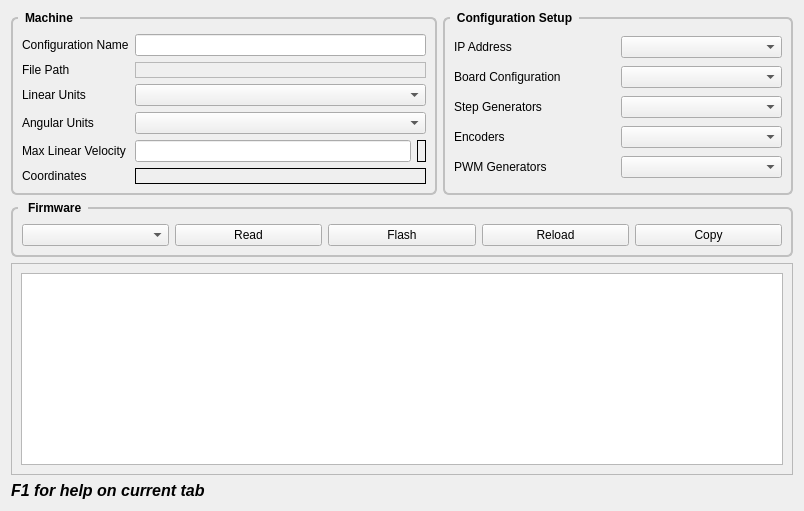
      <widget class="QWidget" name="machine">
       <attribute name="title">
        <string>Machine</string>
       </attribute>
       <layout class="QGridLayout" name="gridLayout_49">
        <item row="0" column="0" rowspan="3">
         <widget class="QGroupBox" name="gridGroupBox">
          <property name="styleSheet">
           <string notr="true">QGroupBox {
    font: bold;
    border: 2px solid silver;
    border-radius: 6px;
    margin-top: 6px;
}

QGroupBox::title {
    subcontrol-origin: margin;
    left: 7px;
    padding: 0px 5px 0px 5px;
}</string>
          </property>
          <property name="title">
           <string>Machine</string>
          </property>
          <layout class="QGridLayout" name="gridLayout_46">
           <property name="leftMargin">
            <number>9</number>
           </property>
           <property name="topMargin">
            <number>15</number>
           </property>
           <property name="rightMargin">
            <number>9</number>
           </property>
           <property name="bottomMargin">
            <number>9</number>
           </property>
           <item row="1" column="0">
            <widget class="QLabel" name="label_2">
             <property name="text">
              <string>File Path</string>
             </property>
            </widget>
           </item>
           <item row="2" column="0">
            <widget class="QLabel" name="label_3">
             <property name="text">
              <string>Linear Units</string>
             </property>
            </widget>
           </item>
           <item row="3" column="0">
            <widget class="QLabel" name="label_8">
             <property name="text">
              <string>Angular Units</string>
             </property>
            </widget>
           </item>
           <item row="4" column="1">
            <widget class="QLineEdit" name="maxLinearVel"/>
           </item>
           <item row="4" column="0">
            <widget class="QLabel" name="label_37">
             <property name="text">
              <string>&lt;html&gt;&lt;head/&gt;&lt;body&gt;&lt;p&gt;Max Linear Velocity&lt;/p&gt;&lt;/body&gt;&lt;/html&gt;</string>
             </property>
            </widget>
           </item>
           <item row="0" column="0">
            <widget class="QLabel" name="label">
             <property name="text">
              <string>Configuration Name</string>
             </property>
            </widget>
           </item>
           <item row="5" column="0">
            <widget class="QLabel" name="label_10">
             <property name="text">
              <string>Coordinates</string>
             </property>
             <property name="alignment">
              <set>Qt::AlignLeading|Qt::AlignLeft|Qt::AlignVCenter</set>
             </property>
            </widget>
           </item>
           <item row="4" column="2">
            <widget class="QLabel" name="maxVelocityLbl">
             <property name="frameShape">
              <enum>QFrame::Box</enum>
             </property>
             <property name="text">
              <string/>
             </property>
            </widget>
           </item>
           <item row="5" column="1" colspan="2">
            <widget class="QLabel" name="coordinatesLB">
             <property name="frameShape">
              <enum>QFrame::Box</enum>
             </property>
             <property name="text">
              <string/>
             </property>
            </widget>
           </item>
           <item row="3" column="1" colspan="2">
            <widget class="QComboBox" name="angularUnitsCB"/>
           </item>
           <item row="2" column="1" colspan="2">
            <widget class="QComboBox" name="linearUnitsCB"/>
           </item>
           <item row="1" column="1" colspan="2">
            <widget class="QLabel" name="pathLabel">
             <property name="frameShape">
              <enum>QFrame::StyledPanel</enum>
             </property>
             <property name="text">
              <string/>
             </property>
            </widget>
           </item>
           <item row="0" column="1" colspan="2">
            <widget class="QLineEdit" name="configName">
             <property name="toolTip">
              <string>&lt;html&gt;&lt;head/&gt;&lt;body&gt;&lt;p&gt;Any combination of letters and digits&lt;br/&gt;including the dash and underscore.&lt;br/&gt;Spaces are replaced with underscore.&lt;/p&gt;&lt;/body&gt;&lt;/html&gt;</string>
             </property>
            </widget>
           </item>
          </layout>
         </widget>
        </item>
        <item row="4" column="0" colspan="3">
         <widget class="QScrollArea" name="scrollArea">
          <property name="widgetResizable">
           <bool>true</bool>
          </property>
          <widget class="QWidget" name="scrollAreaWidgetContents">
           <property name="geometry">
            <rect>
             <x>0</x>
             <y>0</y>
             <width>858</width>
             <height>325</height>
            </rect>
           </property>
           <layout class="QHBoxLayout" name="horizontalLayout">
            <item>
             <widget class="QPlainTextEdit" name="outputPTE">
              <property name="font">
               <font>
                <family>Courier</family>
               </font>
              </property>
             </widget>
            </item>
           </layout>
          </widget>
         </widget>
        </item>
        <item row="5" column="0">
         <widget class="QLabel" name="label_292">
          <property name="font">
           <font>
            <pointsize>12</pointsize>
            <weight>75</weight>
            <italic>true</italic>
            <bold>true</bold>
           </font>
          </property>
          <property name="text">
           <string>F1 for help on current tab</string>
          </property>
         </widget>
        </item>
        <item row="3" column="0" colspan="3">
         <widget class="QGroupBox" name="gridGroupBox">
          <property name="styleSheet">
           <string notr="true">QGroupBox {
    font: bold;
    border: 2px solid silver;
    border-radius: 6px;
    margin-top: 6px;
}

QGroupBox::title {
    subcontrol-origin: margin;
    left: 7px;
    padding: 0px 5px 0px 5px;
}</string>
          </property>
          <property name="title">
           <string> Firmware</string>
          </property>
          <layout class="QGridLayout" name="gridLayout_29">
           <property name="topMargin">
            <number>15</number>
           </property>
           <item row="1" column="3">
            <widget class="QPushButton" name="reloadPB">
             <property name="text">
              <string>Reload</string>
             </property>
            </widget>
           </item>
           <item row="1" column="2">
            <widget class="QPushButton" name="flashPB">
             <property name="text">
              <string>Flash</string>
             </property>
            </widget>
           </item>
           <item row="1" column="1">
            <widget class="QPushButton" name="readPB">
             <property name="text">
              <string>Read</string>
             </property>
            </widget>
           </item>
           <item row="1" column="4">
            <widget class="QPushButton" name="copyPB">
             <property name="toolTip">
              <string>&lt;html&gt;&lt;head/&gt;&lt;body&gt;&lt;p&gt;Copy the Output&lt;br/&gt;to the clipboard&lt;/p&gt;&lt;/body&gt;&lt;/html&gt;</string>
             </property>
             <property name="text">
              <string>Copy</string>
             </property>
            </widget>
           </item>
           <item row="1" column="0">
            <widget class="QComboBox" name="firmwareCB">
             <property name="sizePolicy">
              <sizepolicy hsizetype="Preferred" vsizetype="Fixed">
               <horstretch>0</horstretch>
               <verstretch>0</verstretch>
              </sizepolicy>
             </property>
            </widget>
           </item>
          </layout>
         </widget>
        </item>
        <item row="0" column="1" rowspan="3" colspan="2">
         <widget class="QGroupBox" name="gridGroupBox">
          <property name="sizePolicy">
           <sizepolicy hsizetype="Fixed" vsizetype="Preferred">
            <horstretch>0</horstretch>
            <verstretch>0</verstretch>
           </sizepolicy>
          </property>
          <property name="minimumSize">
           <size>
            <width>350</width>
            <height>0</height>
           </size>
          </property>
          <property name="styleSheet">
           <string notr="true">QGroupBox {
    font: bold;
    border: 2px solid silver;
    border-radius: 6px;
    margin-top: 6px;
}

QGroupBox::title {
    subcontrol-origin: margin;
    left: 7px;
    padding: 0px 5px 0px 5px;
}</string>
          </property>
          <property name="title">
           <string>Configuration Setup</string>
          </property>
          <layout class="QGridLayout" name="gridLayout_26">
           <property name="topMargin">
            <number>15</number>
           </property>
           <item row="0" column="1">
            <widget class="QComboBox" name="ipAddressCB"/>
           </item>
           <item row="1" column="1">
            <widget class="QComboBox" name="boardsCB"/>
           </item>
           <item row="3" column="0">
            <widget class="QLabel" name="label_34">
             <property name="text">
              <string>Encoders</string>
             </property>
            </widget>
           </item>
           <item row="1" column="0">
            <widget class="QLabel" name="label_32">
             <property name="text">
              <string>Board Configuration</string>
             </property>
            </widget>
           </item>
           <item row="0" column="0">
            <widget class="QLabel" name="label_27">
             <property name="text">
              <string>IP Address</string>
             </property>
            </widget>
           </item>
           <item row="3" column="1">
            <widget class="QComboBox" name="encodersCB"/>
           </item>
           <item row="2" column="0">
            <widget class="QLabel" name="label_57">
             <property name="text">
              <string>Step Generators</string>
             </property>
            </widget>
           </item>
           <item row="2" column="1">
            <widget class="QComboBox" name="stepgensCB"/>
           </item>
           <item row="4" column="1">
            <widget class="QComboBox" name="pwmsCB"/>
           </item>
           <item row="4" column="0">
            <widget class="QLabel" name="label_60">
             <property name="text">
              <string>PWM Generators</string>
             </property>
            </widget>
           </item>
          </layout>
         </widget>
        </item>
       </layout>
      </widget>
